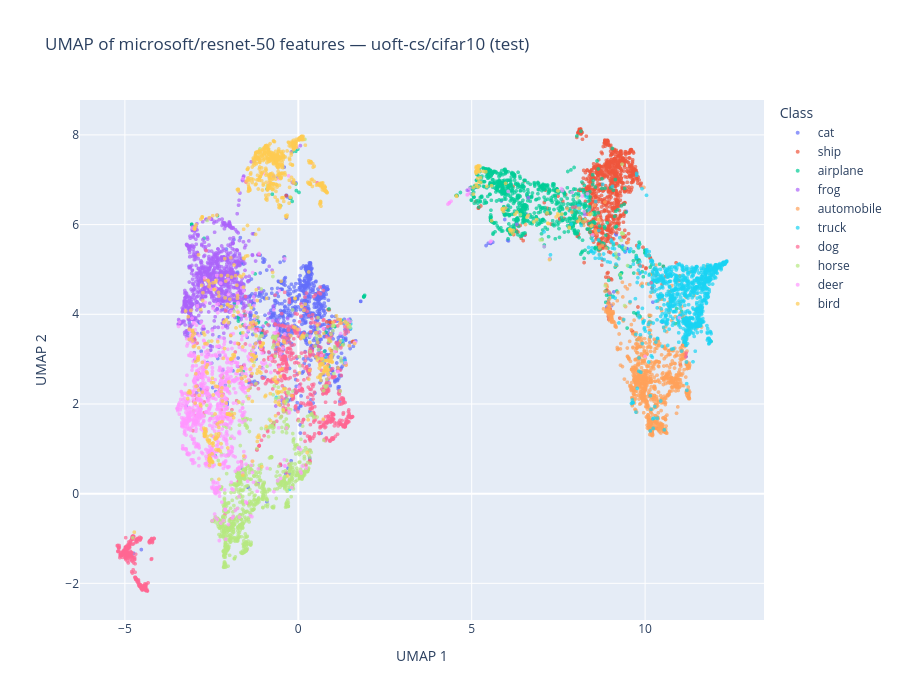

The code cell stored with this chart in its notebook:
### Code cell
# Keep these fixed when comparing models later
UMAP_N_NEIGHBORS  = 5
UMAP_MIN_DIST     = 0.01
UMAP_RANDOM_STATE = 42

# ---------------------------------------------------------------------------
# UMAP
# ---------------------------------------------------------------------------
print("Running UMAP...")
reducer   = UMAP(
    n_neighbors   = UMAP_N_NEIGHBORS,
    min_dist      = UMAP_MIN_DIST,
    random_state  = UMAP_RANDOM_STATE,
    n_components  = 2,
)
embedding = reducer.fit_transform(features_array)   # (N, 2)

# ---------------------------------------------------------------------------
# Visualize — interactive HTML scatter
# ---------------------------------------------------------------------------
df = pd.DataFrame({
    "UMAP 1" : embedding[:, 0],
    "UMAP 2" : embedding[:, 1],
    "class"  : label_names,
})

fig = px.scatter(
    df,
    x       = "UMAP 1",
    y       = "UMAP 2",
    color   = "class",
    title   = f"UMAP of {MODEL_ID} features — {DATASET_ID} ({SPLIT})",
    width   = 900,
    height  = 700,
    opacity = 0.7,
)
fig.update_traces(marker=dict(size=4))
fig.update_layout(legend_title_text="Class")

output_path = "umap_resnet50_cifar10.html"
fig.write_html(output_path)
print(f"Saved: {output_path}")
fig.show()

### Figure 1 — Plotly figure (JSON) as saved in the notebook; plotly's stock layout.template omitted (floating-point values rounded to 4 significant figures; data arrays with more than 128 entries replaced by an {"elided": "..."} marker saying what was removed)
{"data": [{"hovertemplate": "class=cat<br>UMAP 1=%{x}<br>UMAP 2=%{y}<extra></extra>", "legendgroup": "cat", "marker": {"color": "#636efa", "opacity": 0.7, "size": 4, "symbol": "circle"}, "mode": "markers", "name": "cat", "showlegend": true, "type": "scattergl", "x": {"elided": "1000 float values"}, "xaxis": "x", "y": {"elided": "1000 float values"}, "yaxis": "y"}, {"hovertemplate": "class=ship<br>UMAP 1=%{x}<br>UMAP 2=%{y}<extra></extra>", "legendgroup": "ship", "marker": {"color": "#EF553B", "opacity": 0.7, "size": 4, "symbol": "circle"}, "mode": "markers", "name": "ship", "showlegend": true, "type": "scattergl", "x": {"elided": "1000 float values"}, "xaxis": "x", "y": {"elided": "1000 float values"}, "yaxis": "y"}, {"hovertemplate": "class=airplane<br>UMAP 1=%{x}<br>UMAP 2=%{y}<extra></extra>", "legendgroup": "airplane", "marker": {"color": "#00cc96", "opacity": 0.7, "size": 4, "symbol": "circle"}, "mode": "markers", "name": "airplane", "showlegend": true, "type": "scattergl", "x": {"elided": "1000 float values"}, "xaxis": "x", "y": {"elided": "1000 float values"}, "yaxis": "y"}, {"hovertemplate": "class=frog<br>UMAP 1=%{x}<br>UMAP 2=%{y}<extra></extra>", "legendgroup": "frog", "marker": {"color": "#ab63fa", "opacity": 0.7, "size": 4, "symbol": "circle"}, "mode": "markers", "name": "frog", "showlegend": true, "type": "scattergl", "x": {"elided": "1000 float values"}, "xaxis": "x", "y": {"elided": "1000 float values"}, "yaxis": "y"}, {"hovertemplate": "class=automobile<br>UMAP 1=%{x}<br>UMAP 2=%{y}<extra></extra>", "legendgroup": "automobile", "marker": {"color": "#FFA15A", "opacity": 0.7, "size": 4, "symbol": "circle"}, "mode": "markers", "name": "automobile", "showlegend": true, "type": "scattergl", "x": {"elided": "1000 float values"}, "xaxis": "x", "y": {"elided": "1000 float values"}, "yaxis": "y"}, {"hovertemplate": "class=truck<br>UMAP 1=%{x}<br>UMAP 2=%{y}<extra></extra>", "legendgroup": "truck", "marker": {"color": "#19d3f3", "opacity": 0.7, "size": 4, "symbol": "circle"}, "mode": "markers", "name": "truck", "showlegend": true, "type": "scattergl", "x": {"elided": "1000 float values"}, "xaxis": "x", "y": {"elided": "1000 float values"}, "yaxis": "y"}, {"hovertemplate": "class=dog<br>UMAP 1=%{x}<br>UMAP 2=%{y}<extra></extra>", "legendgroup": "dog", "marker": {"color": "#FF6692", "opacity": 0.7, "size": 4, "symbol": "circle"}, "mode": "markers", "name": "dog", "showlegend": true, "type": "scattergl", "x": {"elided": "1000 float values"}, "xaxis": "x", "y": {"elided": "1000 float values"}, "yaxis": "y"}, {"hovertemplate": "class=horse<br>UMAP 1=%{x}<br>UMAP 2=%{y}<extra></extra>", "legendgroup": "horse", "marker": {"color": "#B6E880", "opacity": 0.7, "size": 4, "symbol": "circle"}, "mode": "markers", "name": "horse", "showlegend": true, "type": "scattergl", "x": {"elided": "1000 float values"}, "xaxis": "x", "y": {"elided": "1000 float values"}, "yaxis": "y"}, {"hovertemplate": "class=deer<br>UMAP 1=%{x}<br>UMAP 2=%{y}<extra></extra>", "legendgroup": "deer", "marker": {"color": "#FF97FF", "opacity": 0.7, "size": 4, "symbol": "circle"}, "mode": "markers", "name": "deer", "showlegend": true, "type": "scattergl", "x": {"elided": "1000 float values"}, "xaxis": "x", "y": {"elided": "1000 float values"}, "yaxis": "y"}, {"hovertemplate": "class=bird<br>UMAP 1=%{x}<br>UMAP 2=%{y}<extra></extra>", "legendgroup": "bird", "marker": {"color": "#FECB52", "opacity": 0.7, "size": 4, "symbol": "circle"}, "mode": "markers", "name": "bird", "showlegend": true, "type": "scattergl", "x": {"elided": "1000 float values"}, "xaxis": "x", "y": {"elided": "1000 float values"}, "yaxis": "y"}], "layout": {"height": 700, "legend": {"title": {"text": "Class"}, "tracegroupgap": 0}, "title": {"text": "UMAP of microsoft/resnet-50 features — uoft-cs/cifar10 (test)"}, "width": 900, "xaxis": {"anchor": "y", "domain": [0, 1], "title": {"text": "UMAP 1"}}, "yaxis": {"anchor": "x", "domain": [0, 1], "title": {"text": "UMAP 2"}}}}
